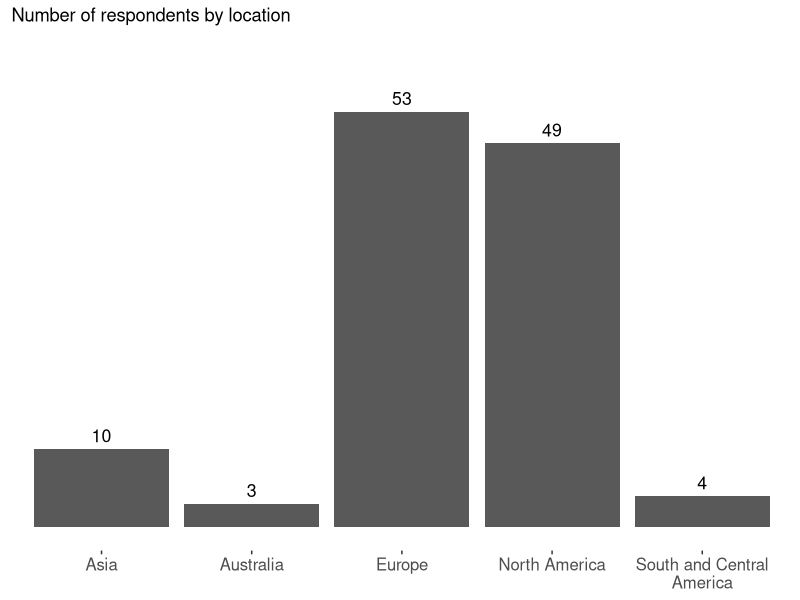
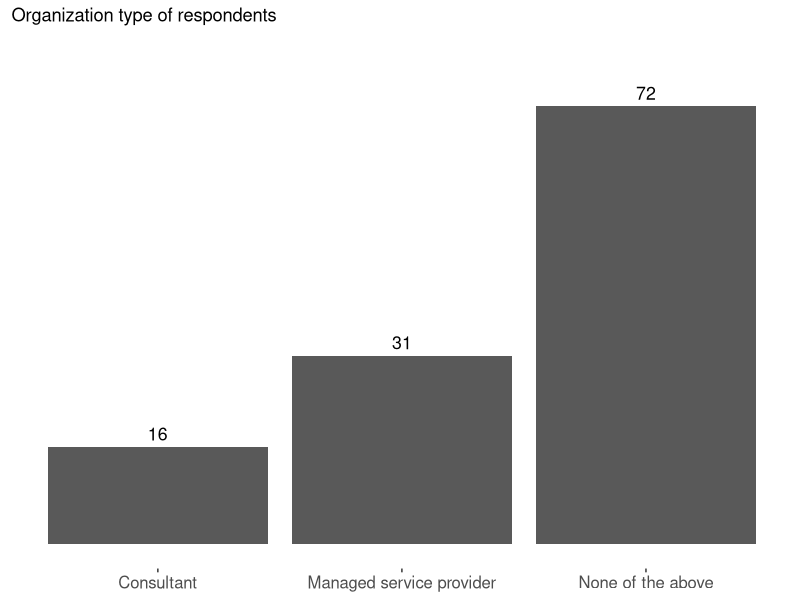
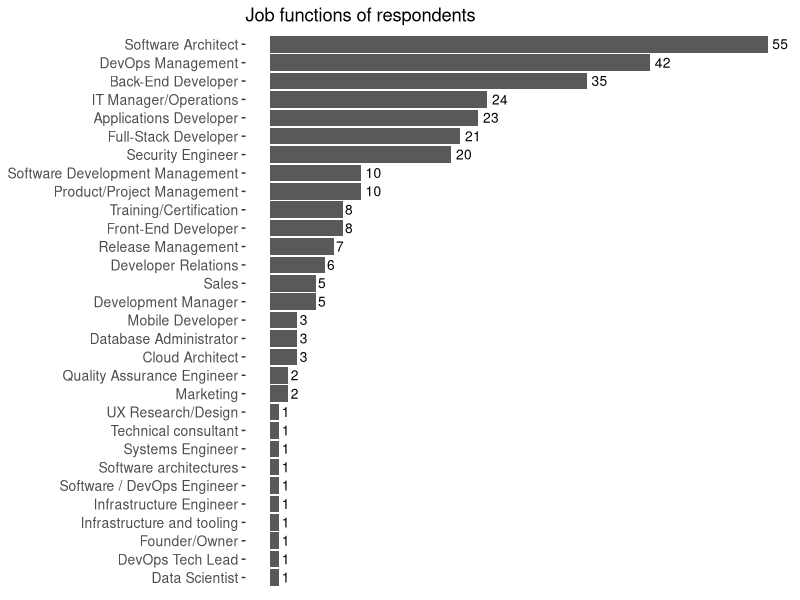

These figures' R source, in order:
library(tidyverse)
library(here)
library(ggthemes)
library(ggsci)
library(scales)
theme_set(ggthemes::theme_tufte(base_family = "sans"))

df <- read_csv(here("data_cleaned.csv"))

#location
df %>%
  ggplot(aes(location)) +
  geom_bar() +
  geom_text(stat='count',aes(label=..count..),vjust=-.5,size=4.5) +
  coord_cartesian(ylim=c(0,60)) +
  #labels
  labs(title="Number of respondents by location"
       ) +
  #theming
  theme(
    axis.ticks.y = element_blank(),
    axis.text.y = element_blank(),
    axis.text = element_text(size=12),
    axis.title = element_blank(),
    )+
  scale_x_discrete(labels = wrap_format(20))

#org type
df %>%
  ggplot(aes(org_type)) +
  geom_bar() +
  geom_text(stat='count',aes(label=..count..),vjust=-.5,size=4.5) +
  coord_cartesian(ylim=c(0,80)) +
  labs(title="Organization type of respondents"
  ) +
  theme(
    axis.ticks.y = element_blank(),
    axis.text.y = element_blank(),
    axis.text = element_text(size=12),
    axis.title = element_blank())

df %>%
  select(contains("job_function"),id) %>%
  pivot_longer(-id) %>%
  drop_na(value) %>%
  count(value) %>%
  ggplot(aes(x=reorder(value,n),y=n)) +
  geom_bar(stat='identity') +
  geom_text(aes(label=n),hjust=-.3,size=3.5) +
  coord_cartesian(xlim=c(0,60)) +
  coord_flip() +
  labs(title="Job functions of respondents"
  ) +
  theme(
    axis.ticks.x = element_blank(),
    axis.text.x = element_blank(),
    axis.text = element_text(size=10),
    axis.title = element_blank())

